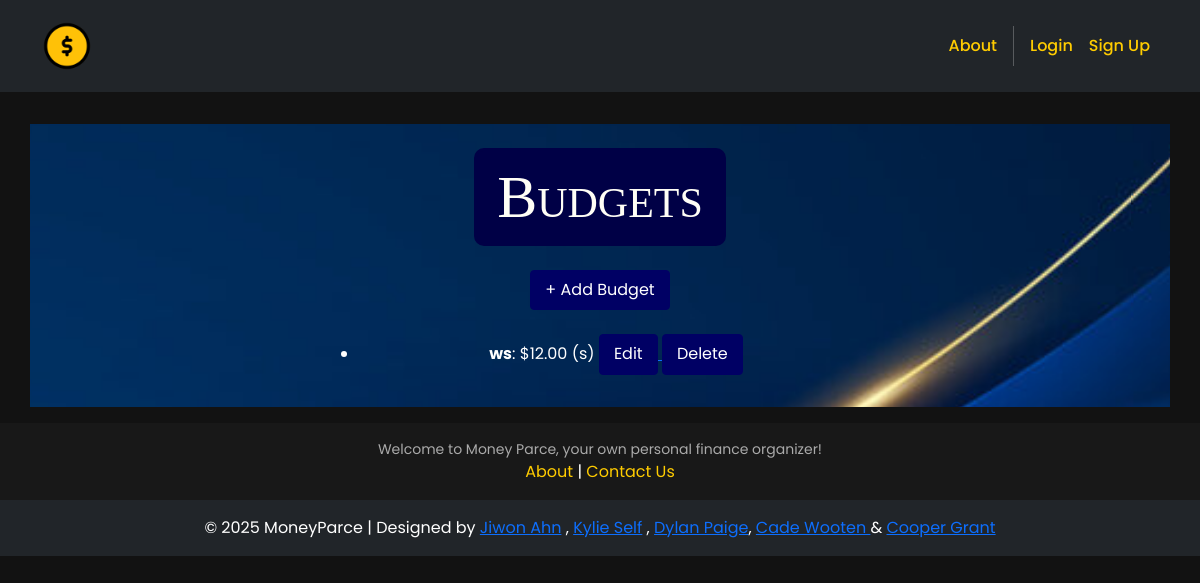
Page /budgets/ on the earlier database version.
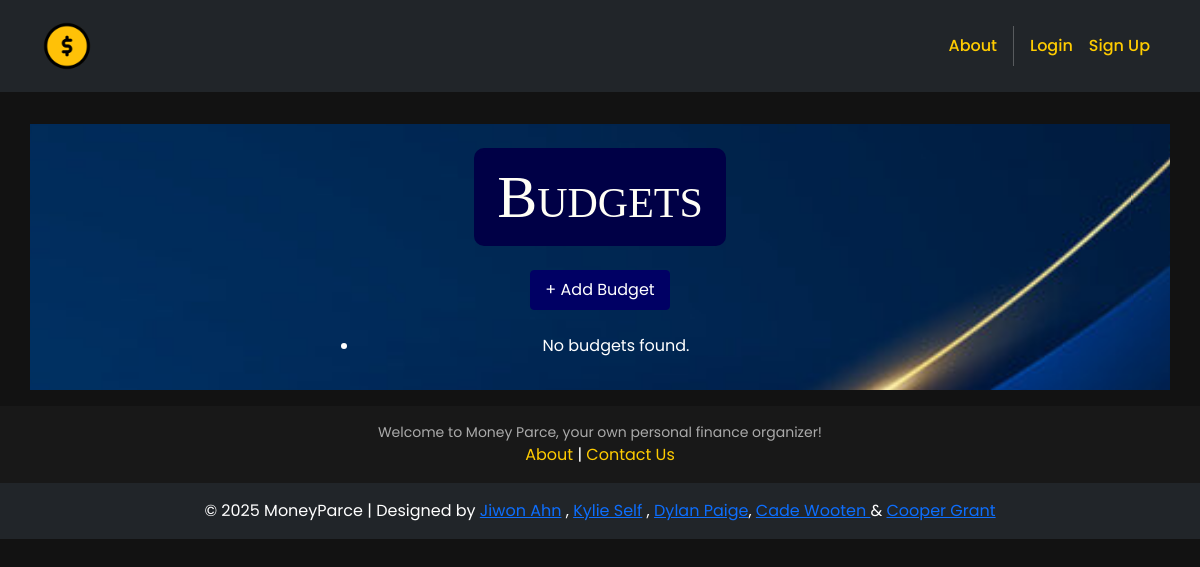
Same page on the later database version.
### budgets/models.py (models this page shows, shortened)
class Budget(models.Model):
    name = models.CharField(max_length=100)
    amount = models.DecimalField(max_digits=10, decimal_places=2)
    category = models.CharField(max_length=50)
    start_date = models.DateField()
    end_date = models.DateField()
    notes = models.TextField(blank=True)

### budgets/views.py (the view)
# urls.py: path('', views.budget_list, name='budget_list'),
def budget_list(request):
    budgets = Budget.objects.all()
    return render(request, 'budgets/budget_list.html', {'budgets': budgets})

### budgets/templates/budgets/budget_list.html
{% extends 'base.html' %}
{% block content %}
<div class="p-3">
  <div class="container">
    <div class="row mt-3">
      <div class="col-md-6 mx-auto mb-3">
        <br>
        <h2>Budgets</h2>
        <br>
        <br>
        <a href="{% url 'create_budget' %}">
          <button class="button-26" role="button">
            + Add Budget
          </button>
        </a>
        <ul>
          <br>
          {% for budget in budgets %}
            <li>
              <strong>{{ budget.name }}</strong>: ${{ budget.amount }} ({{ budget.category }})
              <a href="{% url 'edit_budget' budget.id %}" >
                <button class="button-26" role="button">
                  Edit
                </button>
              </a>
              <a href="{% url 'delete_budget' budget.id %}">
                <button class="button-26" role="button">
                  Delete
                </button>
              </a>
            </li>
          {% empty %}
            <li>No budgets found.</li>
          {% endfor %}
        </ul>
      </div>
    </div>
  </div>
</div>
{% endblock %}

Differences in the rows shown:
removed Budget: name "ws", amount "12.00", category "s"
Other differences:
text now shown: "No budgets found."
